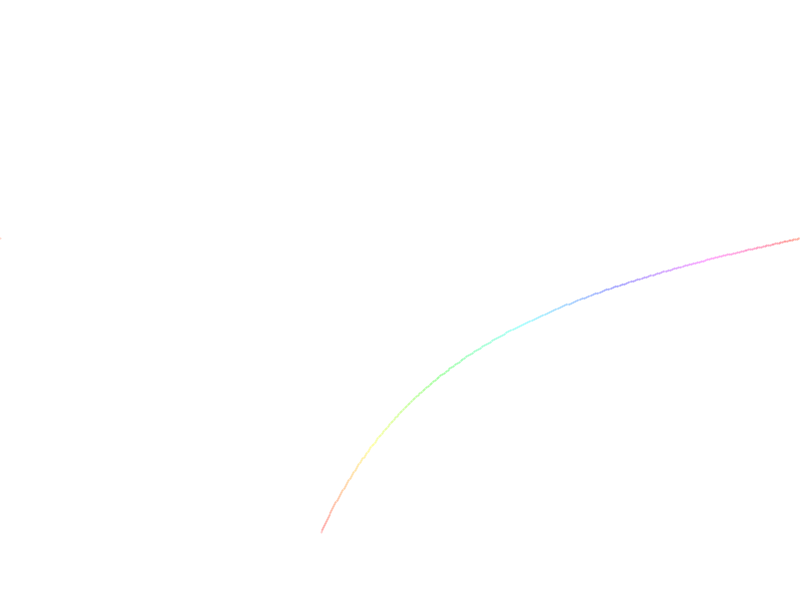
Frame 1 (no input)
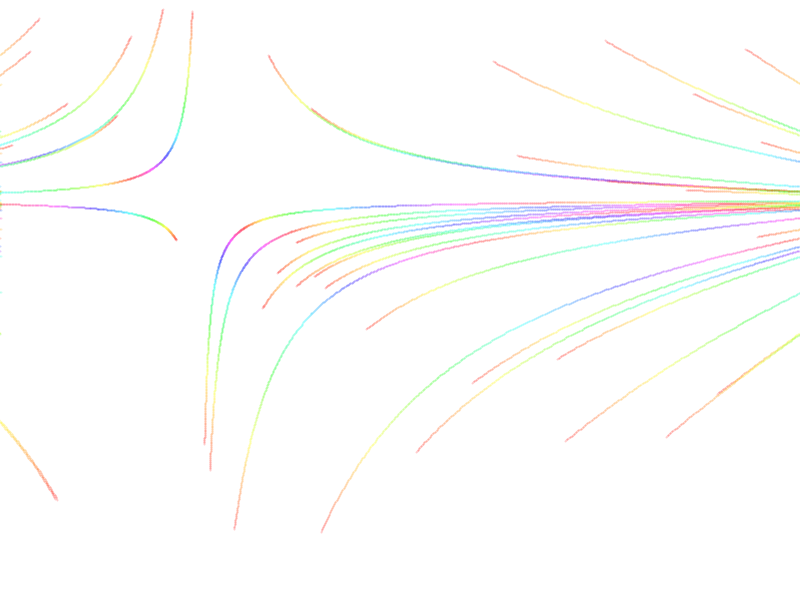
Frame 60 (the mouse pressed at the canvas centre just before this capture)
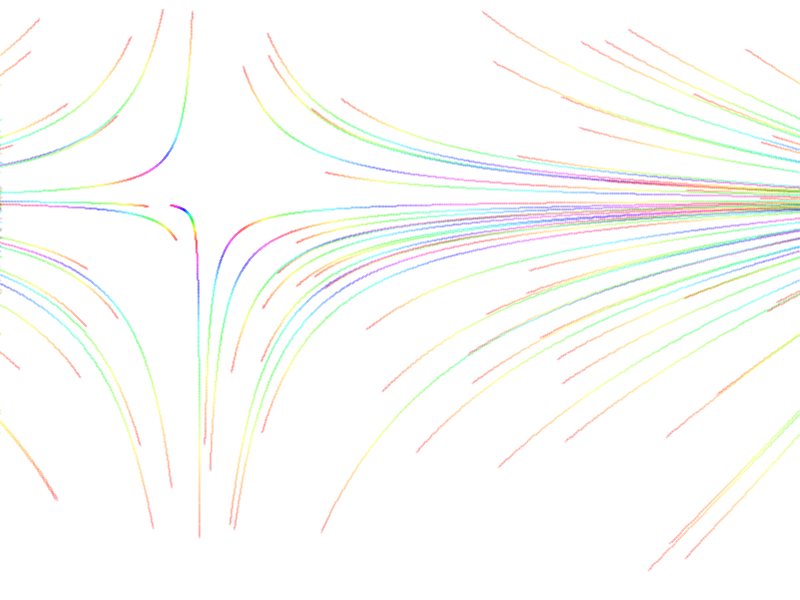
Frame 120 (the mouse held since frame 60 and released just before this capture)

The Processing sketch that drew these frames (run headless with seeded random() and noise(); from frame 60 on, the mouse is pressed at the canvas centre):

// Processing sketch: testin
// ── testin.pde
float t = 0;
float x;
float y;
int speed =1000;

float xn=0;
float yn=0;
void setup(){
 size(800,600);
 background(255);
 colorMode(HSB);
 strokeWeight(2);
 frameRate(120);
  
  x=321;
  y=532;
}

void draw(){
  for(int i=0; i<speed; i++){
  stroke(t*100%255,255,255,50);
  
  xn=x+sin(x*PI/width)*PI/2.0-cos(x*PI/width)*PI/2.0;
  yn=y+cos(y*PI/width)*PI/2.0-sin(y*PI/width)*PI/2.0;
  
  line(x,y,xn,yn);
  
  //println(x+"/"+y);
  
  t+=0.01;
  
  if(sqrt(x*x-xn*xn)<=0.1&&sqrt(y*y-yn*yn)<=0.1){
   x = random(width);
   y = random(height);
   t=0;
    }else{
    x=xn%width;
  y=yn%height;
    
    }
  }
  
}
